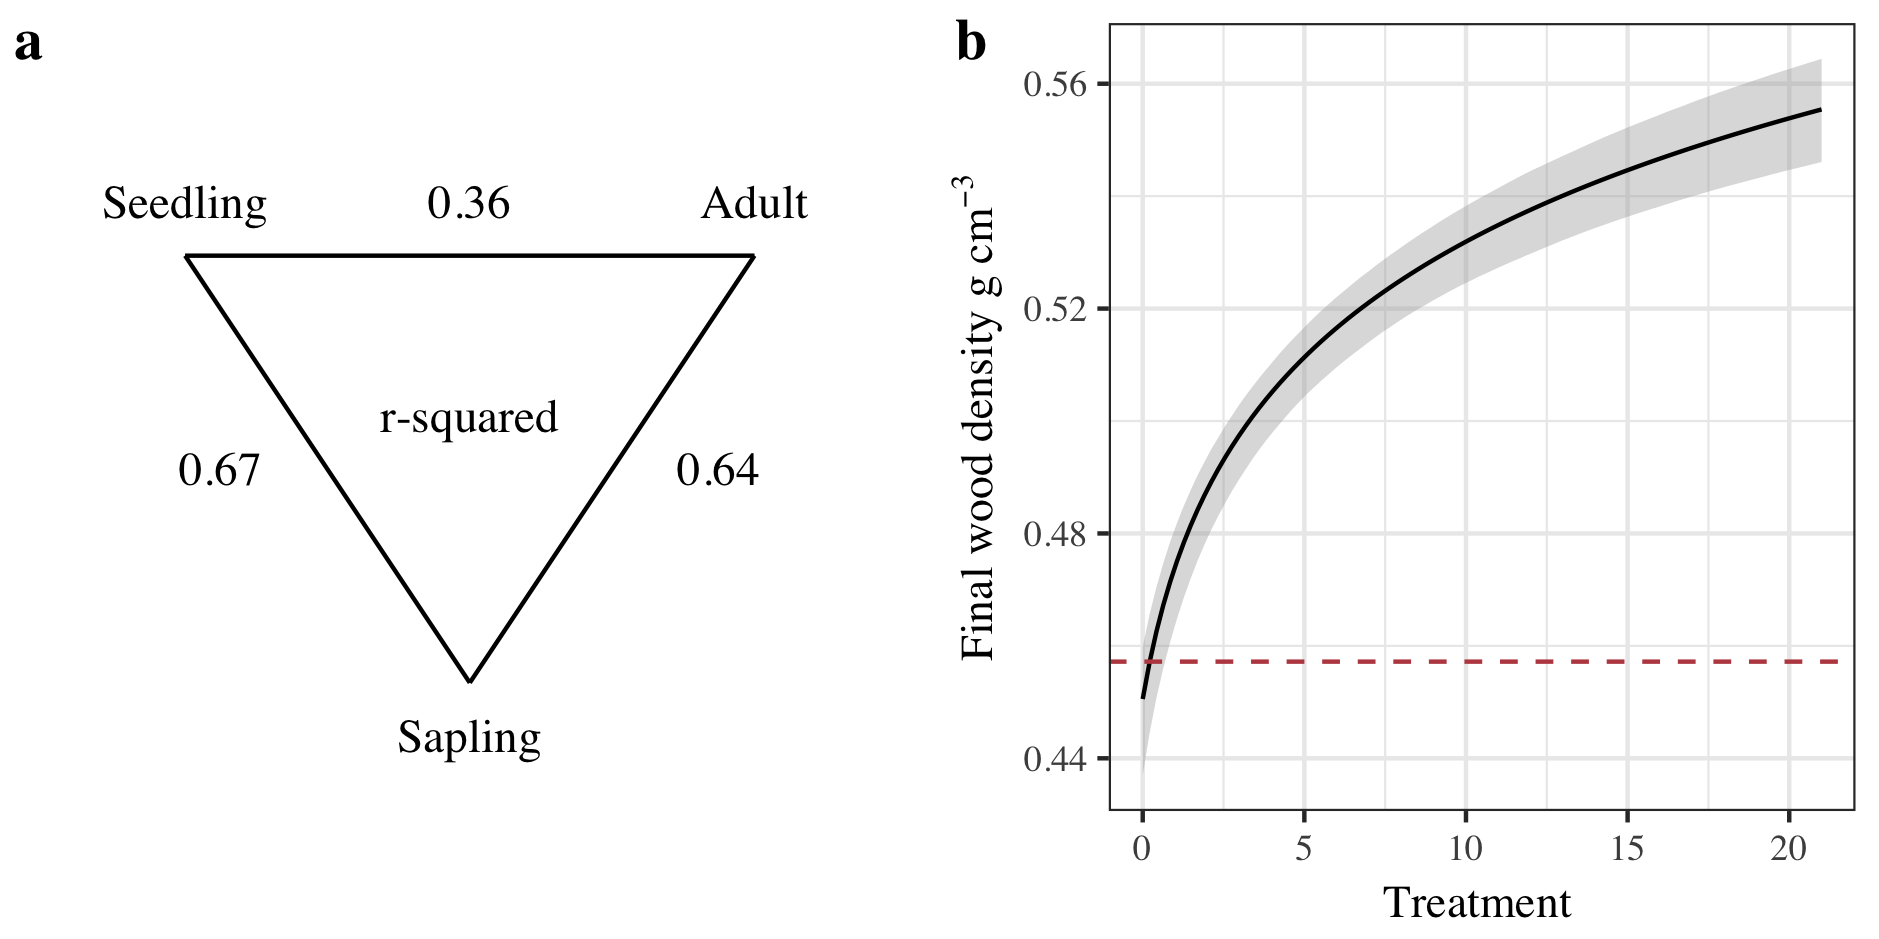

This figure's R source:
# combining the result figure 3 
rm(list = ls())
loadPlots <- function(){
  panel_a <- source('./src/analysis/ontogenic-wood-density-change/ontogenic-density.graph.R')$value # the triangle
  panel_b <-  source('./src/analysis/nursery-experiment/final-wood-density.graph.R')$value 
  return(list(a = panel_a, b = panel_b))
}


# load the plots 
plots <- loadPlots()

# additional themes
gg_theme <- source("./src/utils/gg-theme.graph.R")$value

library(ggpubr) # package to organise the plots
b <- ggarrange(
  plots$a$plot,
  plots$b$plot,
  # adding the labels 
  labels = c('a', 'b'),
  # styling the labels 
  font.label = list(size = 14, face = "bold", family = gg_theme$font_family) 
)

dims <- (209.9 - (25.4 * 2)) # full width of A4 * 2
b
# save the panel plot for fig 3
ggsave(b, file ='./src/results/figures/graph.fig4.png', width = dims, height = dims / 2, units = "mm")


